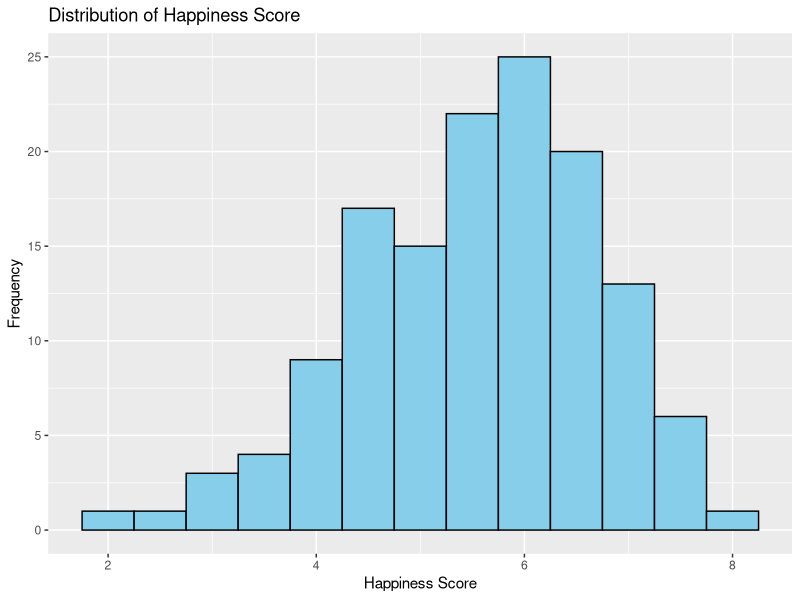
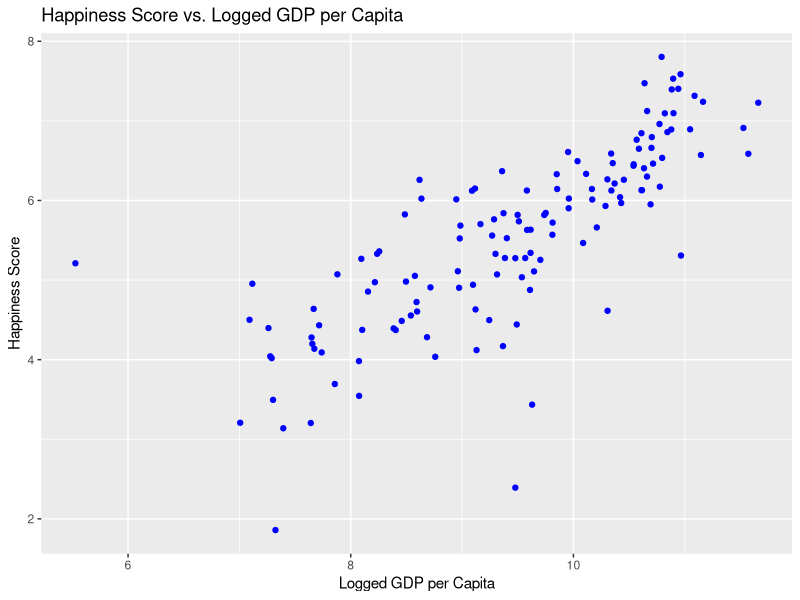
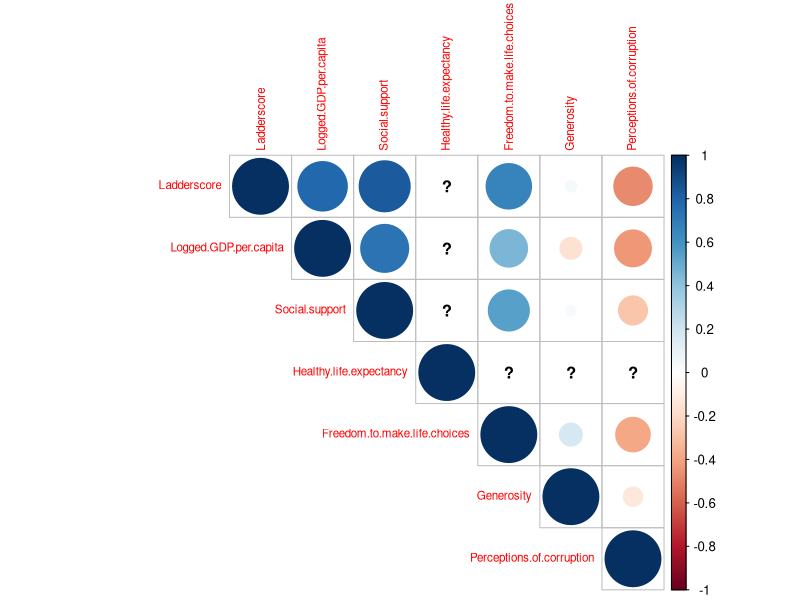
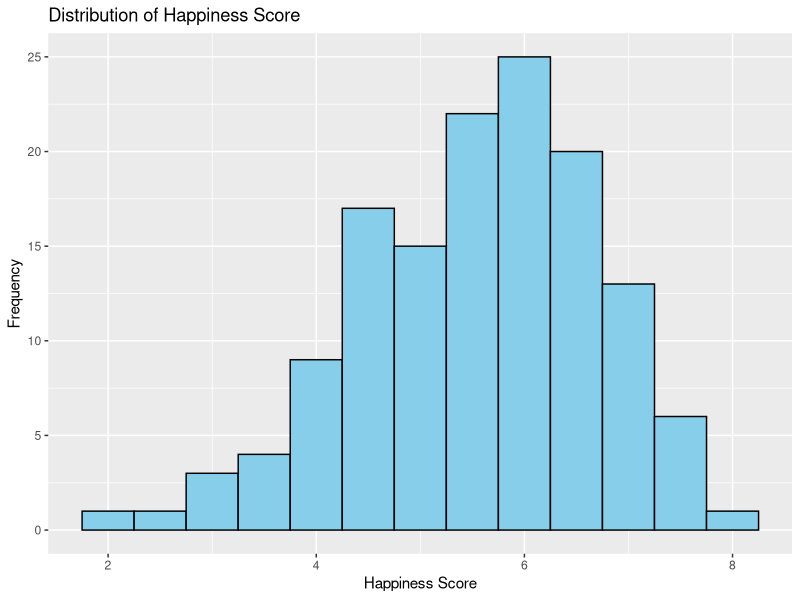
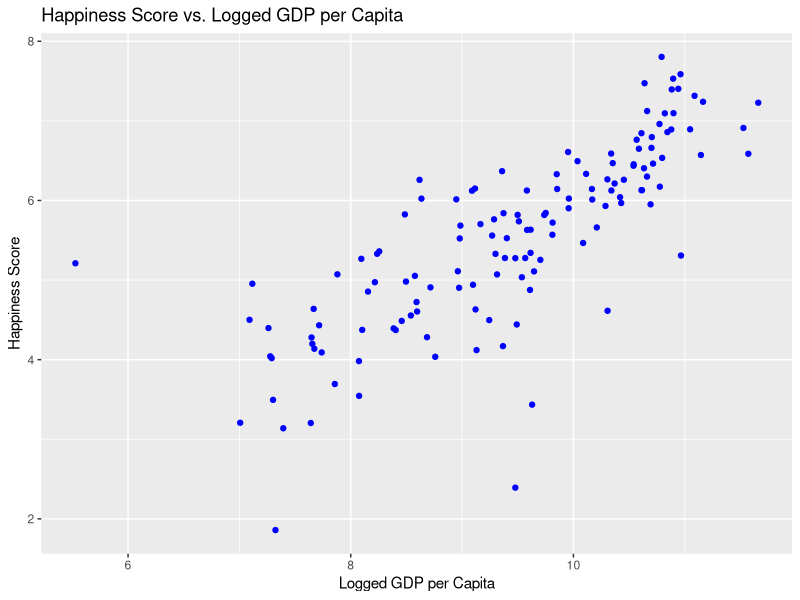

These figures' R source, in order:
happiness_data <- read.csv("WHR2023.csv")

library(ggplot2)
library(corrplot)

# Visualize the distribution of the happiness score using a histogram
ggplot(happiness_data, aes(x = `Ladderscore`)) +
  geom_histogram(binwidth = 0.5, fill = "skyblue", color = "black") +
  labs(title = "Distribution of Happiness Score",
       x = "Happiness Score",
       y = "Frequency")
ggsave("histogram.png", plot = last_plot(), width = 8, height = 6, dpi = 300)



# Example: Happiness score vs. Logged GDP per capita

ggplot(happiness_data, aes(x = `Logged.GDP.per.capita`, y = `Ladderscore`)) +
  geom_point(color = "blue") +
  labs(title = "Happiness Score vs. Logged GDP per Capita",
       x = "Logged GDP per Capita",
       y = "Happiness Score")



correlation_matrix <- cor(happiness_data[, c("Ladderscore", "Logged.GDP.per.capita", "Social.support", "Healthy.life.expectancy", "Freedom.to.make.life.choices", "Generosity", "Perceptions.of.corruption")])
# Generate correlation plot with adjusted text size
corrplot(correlation_matrix, method = "circle", type = "upper", tl.cex = 0.7)

plot.new()
dev.off()

ggsave("LadderVsLoggedGDPperCapita.png", plot = last_plot(), width = 8, height = 6, dpi = 300)



